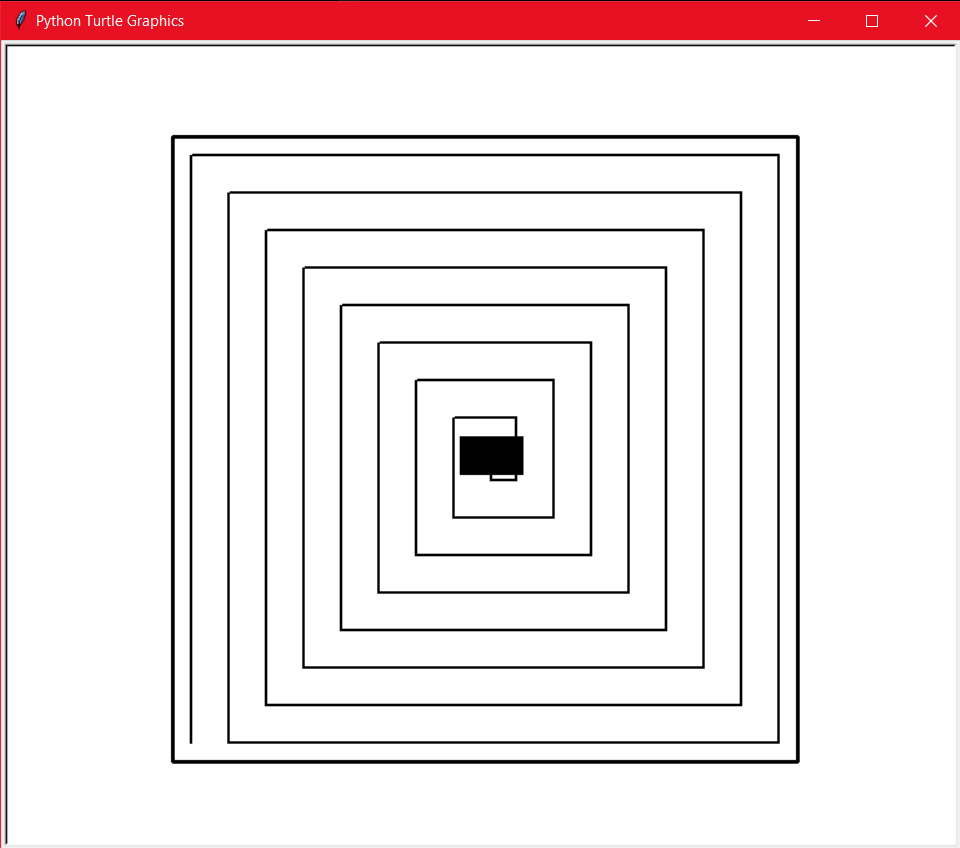

The script that drew this image:
import turtle as t

# set the scaling
scale = 2.5

# robot dimensions
w = 30
l = 50

# set up the window slightly bigger than square
t.window_height = 600
t.window_width = 600

# create boundries
t.penup()
t.pensize(3)
t.goto(-250, -250)
t.setheading(90)
t.pendown()
t.forward(500)
t.right(90)
t.forward(500)
t.right(90)
t.forward(500)
t.right(90)
t.forward(500)


# get to start position and siz to robot
t.penup()
t.shape("square")
t.shapesize(1.5, 2.5)
t.pensize(2)
t.goto(-235, -235)
t.setheading(90)
t.pendown()

# set the first i length and do one side
    # this is due to the pattern changing every 2 sides 
    # after the first side is drawn
i = 470
t.forward(i)
t.right(90)

while(i >= 0):
    t.forward(i)
    t.right(90)
    t.forward(i)
    t.right(90)
    i -= 30

t.mainloop()
